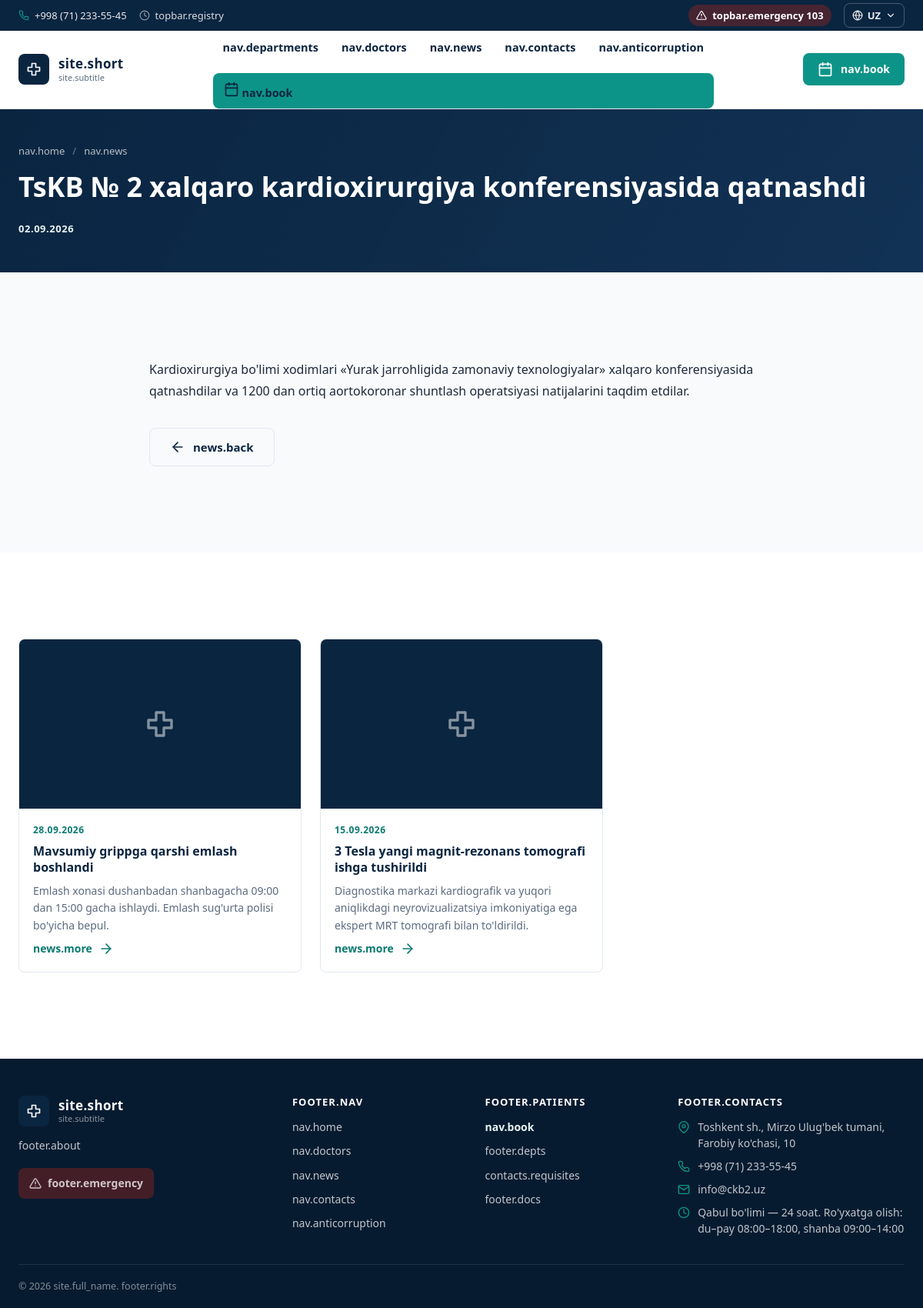
The app's page /news-item.php?id=2&lang=uz with its own data.
### tables this page shows
CREATE TABLE `news` (
  `id`           INT UNSIGNED  NOT NULL AUTO_INCREMENT,
  `title_ru`     VARCHAR(255)  NOT NULL,
  `title_uz`     VARCHAR(255)  DEFAULT NULL,
  `title_en`     VARCHAR(255)  DEFAULT NULL,
  `excerpt_ru`   VARCHAR(500)  DEFAULT NULL,
  `excerpt_uz`   VARCHAR(500)  DEFAULT NULL,
  `excerpt_en`   VARCHAR(500)  DEFAULT NULL,
  `body_ru`      TEXT          DEFAULT NULL,
  `body_uz`      TEXT          DEFAULT NULL,
  `body_en`      TEXT          DEFAULT NULL,
  `image`        VARCHAR(255)  DEFAULT NULL,
  `is_published` TINYINT(1)    NOT NULL DEFAULT 1,
  `published_at` DATETIME      DEFAULT NULL,
  `created_at`   TIMESTAMP     NOT NULL DEFAULT CURRENT_TIMESTAMP,
  `updated_at`   TIMESTAMP     NOT NULL DEFAULT CURRENT_TIMESTAMP ON UPDATE CURRENT_TIMESTAMP,
  PRIMARY KEY (`id`),
  KEY `idx_news_published` (`is_published`, `published_at`)
);

### Helpers.php (called while the page is built, shortened)
<?php
final class Helpers
{
    public static function e(mixed $value): string
    {
        return htmlspecialchars((string)$value, ENT_QUOTES, 'UTF-8');
    }
    public static function url(string $path = ''): string
    {
        return BASE_URL . '/' . ltrim($path, '/');
    }
    public static function formatDate(?string $date): string
    {
        $ts = strtotime($date);
        $month = Lang::t('month.' . (int)date('n', $ts));
        if (str_starts_with($month, 'month.')) {
            return date('d.m.Y', $ts);
        }
        return date('j', $ts) . ' ' . $month . ' ' . date('Y', $ts);
    }
}

### Lang.php (called while the page is built, shortened)
<?php
final class Lang
{
    private static string $lang = 'ru';
    private static array $dict = [];
    public static function init(): void
    {
        $lang = null;
        $requested = $_GET['lang'] ?? null;
        if (is_string($requested) && in_array($requested, self::SUPPORTED, true)) {
            $lang = $requested;
        }
        self::$lang = $lang;
        $file = APP_ROOT . '/includes/lang/' . $lang . '.php';
        self::$dict = is_file($file) ? (require $file) : [];
    }
    public static function t(string $key, int|string|null ...$args): string
    {
        $text = self::$dict[$key] ?? $key;
        return $text;
    }
    public static function tx(array $row, string $field): string
    {
        $localized = $row[$field . '_' . self::$lang] ?? null;
        if (is_string($localized) && trim($localized) !== '') {
            return $localized;
        }
        return (string)($row[$field . '_ru'] ?? '');
    }
}

### bootstrap.php (called while the page is built, shortened)
<?php
require dirname(__DIR__) . '/config/database.php';
if (!function_exists('__')) {
    function __(string $key, int|string|null ...$args): string
    {
        return Lang::t($key, ...$args);
    }
}

### Database.php (called while the page is built, shortened)
<?php
final class Database
{
    private static ?PDO $instance = null;
    public static function get(): PDO
    {
        if (self::$instance === null) {
            $dsn = sprintf(
                'mysql:host=%s;port=%s;dbname=%s;charset=%s',
                DB_HOST,
                DB_PORT,
                DB_NAME,
                DB_CHARSET
            );
            try {
                self::$instance = new PDO($dsn, DB_USER, DB_PASS, [
                    PDO::ATTR_ERRMODE            => PDO::ERRMODE_EXCEPTION,
                    PDO::ATTR_DEFAULT_FETCH_MODE => PDO::FETCH_ASSOC,
                    PDO::ATTR_EMULATE_PREPARES   => false,
                    PDO::ATTR_STRINGIFY_FETCHES  => false,
                ]);
            } catch (PDOException $e) {
                error_log('[CKB2] Ошибка подключения к БД: ' . $e->getMessage());
                throw new RuntimeException('Не удалось подключиться к базе данных');
            }
        }
        return self::$instance;
    }
}

### news-card.php (the view, shortened to what this page needs)
<?php
$item = $item ?? null;
$newsTitle   = Lang::tx($item, 'title');
$newsExcerpt = Lang::tx($item, 'excerpt');
$newsImage   = (string)($item['image'] ?? '');
$newsDate    = $item['published_at'] ?? $item['created_at'] ?? null;
?>
<article class="news-card">
    <a class="news-card__img" href="<?= Helpers::url('news-item.php?id=' . (int)$item['id']) ?>">
        <?php if ($newsImage !== '' && is_file(UPLOAD_DIR . '/' . $newsImage)): ?>
            <img src="<?= Helpers::e(Helpers::url('uploads/' . $newsImage)) ?>" alt="<?= Helpers::e($newsTitle) ?>" loading="lazy" width="400" height="240">
        <?php else: ?>
            <span class="news-card__placeholder">
                <svg class="icon"><use href="#i-cross"/></svg>
            </span>
        <?php endif; ?>
    </a>
    <div class="news-card__body">
        <time class="news-card__date" datetime="<?= Helpers::e(substr((string)$newsDate, 0, 10)) ?>">
            <?= Helpers::e(Helpers::formatDate((string)$newsDate)) ?>
        </time>
        <h3 class="news-card__title">
            <a href="<?= Helpers::url('news-item.php?id=' . (int)$item['id']) ?>"><?= Helpers::e($newsTitle) ?></a>
        </h3>
        <?php if ($newsExcerpt !== ''): ?>
            <p class="news-card__excerpt"><?= Helpers::e($newsExcerpt) ?></p>
        <?php endif; ?>
        <a class="link-more" href="<?= Helpers::url('news-item.php?id=' . (int)$item['id']) ?>">
            <span><?= __('news.more') ?></span>
            <svg class="icon"><use href="#i-arrow"/></svg>
        </a>
    </div>
</article>

### news-item.php (shortened to what this page needs)
<?php
require __DIR__ . '/includes/bootstrap.php';
$id = filter_var($_GET['id'] ?? null, FILTER_VALIDATE_INT, ['options' => ['min_range' => 1]]);
$item = null;
if ($id !== false && $id !== null) {
    $st = Database::get()->prepare(
        "SELECT * FROM news WHERE id = ? AND is_published = 1 LIMIT 1"
    );
    $st->execute([$id]);
    $item = $st->fetch();
}
$newsTitle = Lang::tx($item, 'title');
$related = Database::get()->prepare(
    "SELECT * FROM news
     WHERE is_published = 1 AND id <> ?
     ORDER BY COALESCE(published_at, created_at) DESC
     LIMIT 2"
);
$related->execute([$id]);
$related = $related->fetchAll();
$newsBody   = Lang::tx($item, 'body');
$newsDate   = $item['published_at'] ?? $item['created_at'] ?? null;
require APP_ROOT . '/includes/header.php';
?>
<article class="news-item">
    <section class="page-hero">
        <div class="container">
            <nav class="breadcrumb" aria-label="Breadcrumb">
                <a href="<?= Helpers::url('index.php') ?>"><?= __('nav.home') ?></a>
                <span>/</span>
                <a href="<?= Helpers::url('news.php') ?>"><?= __('nav.news') ?></a>
            </nav>
            <h1><?= Helpers::e($newsTitle) ?></h1>
            <time class="page-hero__date" datetime="<?= Helpers::e(substr((string)$newsDate, 0, 10)) ?>">
                <?= Helpers::e(Helpers::formatDate((string)$newsDate)) ?>
            </time>
        </div>
    </section>
    <section class="section">
        <div class="container container--narrow">
            <div class="news-item__body">
                <?php foreach (preg_split('/\n{2,}/u', $newsBody) ?: [] as $paragraph): ?>
                    <?php if (trim($paragraph) !== ''): ?>
                        <p><?= nl2br(Helpers::e(trim($paragraph))) ?></p>
                    <?php endif; ?>
                <?php endforeach; ?>
            </div>
            <div class="news-item__back">
                <a class="btn btn--outline" href="<?= Helpers::url('news.php') ?>">
                    <svg class="icon icon--flip"><use href="#i-arrow"/></svg>
                    <span><?= __('news.back') ?></span>
                </a>
            </div>
        </div>
    </section>
</article>
<?php if ($related !== []): ?>
<section class="section section--muted">
    <div class="container">
        <div class="news-grid news-grid--page">
            <?php foreach ($related as $item): ?>
                <?php require APP_ROOT . '/includes/partials/news-card.php'; ?>
            <?php endforeach; ?>
        </div>
    </div>
</section>
<?php endif; ?>
<?php require APP_ROOT . '/includes/footer.php'; ?>

### records on screen
news: title_uz "TsKB № 2 xalqaro kardioxirurgiya konferensiyasida qatnashdi", published_at "02.09.2026", body_uz "Kardioxirurgiya bo'limi xodimlari «Yurak jarrohligida zamonaviy texnologiyalar» xalqaro konferensiyasida qatnashdilar va 1200 dan ortiq aortokoronar shuntlash operatsiyasi natijalarini taqdim etdilar."
news: published_at "28.09.2026", title_uz "Mavsumiy grippga qarshi emlash boshlandi", excerpt_uz "Emlash xonasi dushanbadan shanbagacha 09:00 dan 15:00 gacha ishlaydi. Emlash sug'urta polisi bo'yicha bepul."
news: published_at "15.09.2026", title_uz "3 Tesla yangi magnit-rezonans tomografi ishga tushirildi", excerpt_uz "Diagnostika markazi kardiografik va yuqori aniqlikdagi neyrovizualizatsiya imkoniyatiga ega ekspert MRT tomografi bilan to'ldirildi."

### other values on screen
Helpers::e(Helpers::formatPhone($phoneRegistry)) "+998 (71) 233-55-45"
Helpers::e(__('topbar.registry')) "topbar.registry"
__('topbar.emergency') "topbar.emergency"
Helpers::e($phoneEmergency) "103"
Helpers::e(strtoupper($currentLang)) "UZ"
__('site.short') "site.short"
Helpers::e(__('site.subtitle')) "site.subtitle"
Helpers::e($item['label']) "nav.departments"
Helpers::e($item['label']) "nav.doctors"
Helpers::e($item['label']) "nav.news"
Helpers::e($item['label']) "nav.contacts"
Helpers::e($item['label']) "nav.anticorruption"
__('nav.book') "nav.book"
__('nav.home') "nav.home"
__('nav.news') "nav.news"
